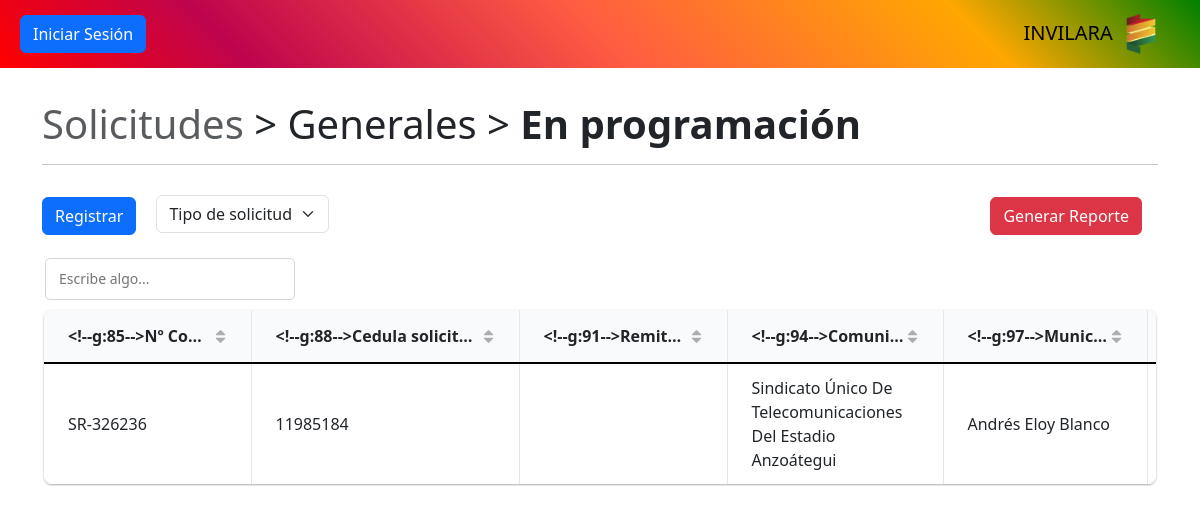
The app's page /controlador/solicitud.php, older data.
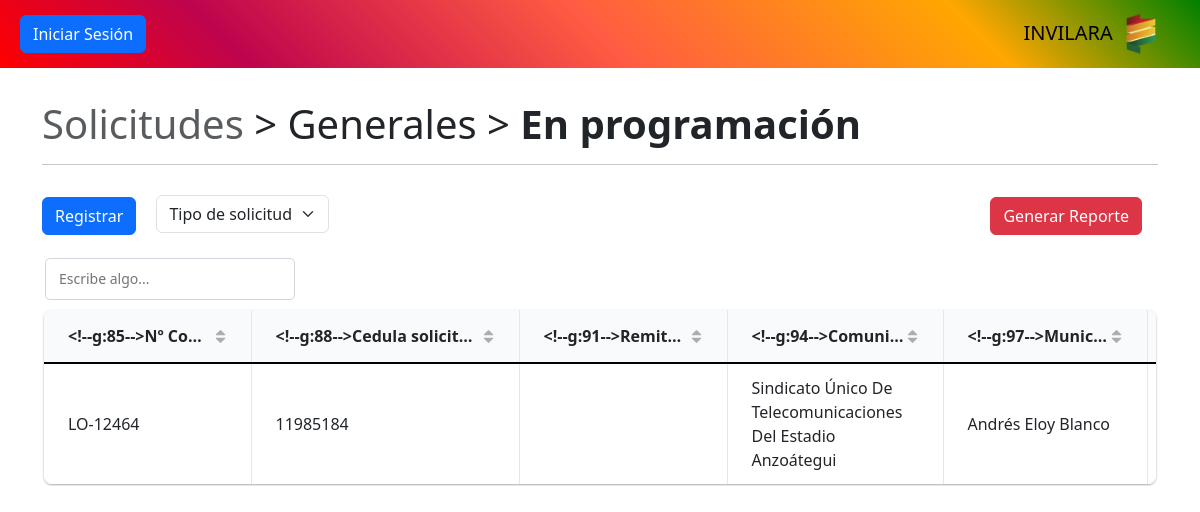
The same page, newer data.
### tables this page shows
CREATE TABLE `solicitud` (
  `id` varchar(30) NOT NULL,
  `id_comunidad` int DEFAULT NULL,
  `id_asignacion` int DEFAULT NULL,
  `id_institucion` int DEFAULT NULL,
  `cedula_solicitante` int DEFAULT NULL,
  `tipo_solicitud` int DEFAULT NULL,
  `fecha` date DEFAULT NULL,
  `problematica` varchar(300) DEFAULT NULL
);

CREATE TABLE `comunidad` (
  `id` int NOT NULL,
  `id_parroquia` int DEFAULT NULL,
  `tipo` varchar(30) DEFAULT NULL,
  `nombre` varchar(200) DEFAULT NULL,
  `direccion` varchar(200) DEFAULT NULL,
  `representante` varchar(100) DEFAULT NULL,
  `rif` varchar(20) DEFAULT NULL,
  `ambito` varchar(100) DEFAULT NULL
);

CREATE TABLE `municipio` (
  `id` int NOT NULL,
  `nombre` varchar(100) DEFAULT NULL
);

### controlador/solicitud.php (called while the page is built, shortened)
<?php
require_once "modelo/solicitud.php";
$tipo_solicitud = isset($_GET["tipo"]) ? $_GET["tipo"] : "1";
switch ($tipo_solicitud) {
    case "1":
        $nombre_solicitud = "Generales";
        break;
}
$tipo_vista = isset($_GET["vista"]) ? $_GET["vista"] : "programado";
switch ($tipo_vista) {
    case "programado":
        $titulo_vista = "En programación";
        break;
}
require_once "modelo/parroquia.php";
$datos = $modelo->consultar();
$estados = $modelo->consultar_estados();
require_once "vista/solicitud.php";
?>

### modelo/base_datos.php (called while the page is built)
<?php
class BaseDatos
{
    private $host = "localhost";
    private $dbname = "invilara";
    private $usuario = "root";
    private $contrasena = "";
    public function conexion()
    {
        $dsn = "mysql" . ":" . "host=" . $this->host . ";" . "dbname=" . $this->dbname . ";";
        $pdo = new PDO($dsn, $this->usuario, $this->contrasena);
        $pdo->setAttribute(PDO::ATTR_ERRMODE, PDO::ERRMODE_EXCEPTION);
        return $pdo;
    }
}
?>

### modelo/solicitud.php (called while the page is built, shortened)
<?php
require_once "modelo/base_datos.php";
class Solicitud extends BaseDatos
{
    private $tabla = "solicitud";
    private $estado;
    private $tipo_solicitud;
    public function set_estado($valor)
    {
        $this->estado = $valor;
    }
    public function set_tipo_solicitud($valor)
    {
        $this->tipo_solicitud = $valor;
    }
    public function consultar_estados()
    {
        $stmt = $this->conexion()->query(
            "SELECT
                *
            FROM
                tipo_estado"
        );
        $datos = $stmt->fetchAll(PDO::FETCH_ASSOC);
        return $datos;
    }
    public function consultar()
    {
        $filtro = "";
        switch ($this->estado) {
            case "1":
                $filtro = "AND id_estado='1'";
                break;
        }
        $query = "SELECT
                    {$this->tabla}.*,
                    asignacion.id_gerencia,
                    tipo_estado.id AS id_estado,
                    tipo_estado.nombre AS nombre_estado,
                    institucion_remitente.id AS id_remitente,
                    institucion_remitente.nombre AS nombre_remitente,
                    comunidad.nombre AS nombre_comunidad,
                    municipio.nombre AS nombre_municipio,
                    parroquia.nombre AS nombre_parroquia,
                    institucion.nombre AS nombre_institucion,
                    gerencia.nombre AS nombre_gerencia
                FROM
                    {$this->tabla}
                LEFT JOIN
                    comunidad ON {$this->tabla}.id_comunidad = comunidad.id
                LEFT JOIN
                    parroquia ON comunidad.id_parroquia = parroquia.id
                LEFT JOIN
                    municipio ON parroquia.id_municipio = municipio.id
                LEFT JOIN
                    asignacion ON {$this->tabla}.id_asignacion = asignacion.id
                LEFT JOIN
                    tipo_estado ON asignacion.id_estado = tipo_estado.id
                LEFT JOIN
                    institucion ON {$this->tabla}.id_institucion = institucion.id
                LEFT JOIN
                    institucion AS institucion_remitente ON asignacion.id_institucion_remitente = institucion.id
                LEFT JOIN
                    gerencia ON asignacion.id_gerencia = gerencia.id
                WHERE
                    tipo_solicitud='{$this->tipo_solicitud}'";
        $query = $query . " $filtro" . " ORDER BY id_estado DESC";
        $stmt = $this->conexion()->query($query);
        $datos = $stmt->fetchAll(PDO::FETCH_ASSOC);
        return $datos;
    }
}
?>

### vista/solicitud.php (the view, shortened to what the changed rows need)
<?php require_once "vista/componentes/encabezado.php"; ?>
<main class="container" id="crud">
	<h1>
		<span class="text-muted">Solicitudes</span>
		>
		<span><?php echo $nombre_solicitud; ?></span>
		>
		<span class="fw-bold"><?php echo $titulo_vista; ?></span>
	</h1>
	<hr>
	<div class="d-flex justify-content-between">
		<div>
		</div>
		<?php if ($tipo_vista == "reporte"): ?>
			<div class="dropdown">
				<button class="btn btn-danger dropdown-toggle" type="button" data-bs-toggle="dropdown">
					Generar Reporte
				</button>
				<form method="post">
					<ul class="dropdown-menu" id="reportes">
						<li><button class="dropdown-item" name="tipo_reporte" value="solicitud">Solicitud Actual</button>
						</li>
						<li><button class="dropdown-item" name="tipo_reporte" value="municipio">Municipios</button></li>
						<li><button class="dropdown-item" name="tipo_reporte" value="parroquia">Parroquias</button></li>
						<li><button class="dropdown-item" name="tipo_reporte" value="solicitante">Solicitantes</button></li>
						<li><button class="dropdown-item" name="tipo_reporte" value="comunidad">Comunidades</button></li>
						<li><button class="dropdown-item" name="tipo_reporte" value="institucion">Instituciones</button>
						</li>
						<li><button class="dropdown-item" name="tipo_reporte" value="gerencia">Gerencias</button></li>
						<li><button class="dropdown-item" name="tipo_reporte" value="gerente">Gerentes</button></li>
						<li><button class="dropdown-item" name="tipo_reporte" value="director">Directores</button></li>
					</ul>
				</form>
			</div>
		<?php else: ?>
			<form method="POST">
			</form>
		<?php endif ?>
	</div>
	<?php require_once "vista/componentes/tabla_solicitud.php"; ?>
</main>

### vista/componentes/tabla_solicitud.php (shortened to what the changed rows need)
<div class="table-responsive" id="tabla-contenedor">
    <table class="table table-hover" id="tabla-principal">
        <tbody class="table-group-divider">
            <?php foreach ($datos as $d): ?>
                <tr>
                    <td><?php echo $d["id"]; ?></td>
                    <?php if ($tipo_solicitud == "1" || $tipo_solicitud == "2"): ?>
                        <td><?php echo $d["cedula_solicitante"]; ?></td>
                    <?php elseif ($tipo_solicitud == "3"): ?>
                        <td><?php echo $d["nombre_institucion"]; ?></td>
                    <?php endif ?>
                    <td><?php echo $d["nombre_comunidad"]; ?></td>
                    <td><?php echo $d["nombre_municipio"]; ?></td>
                </tr>
            <?php endforeach ?>
        </tbody>
    </table>
</div>

Row changes from the older to the newer data that the page shows:
removed solicitud: id "SR-326236", cedula_solicitante "11985184", id_comunidad.nombre "Sindicato Único De Telecomunicaciones Del Estadio Anzoátegui", municipio.nombre "Andrés Eloy Blanco"
added solicitud: id "LO-12464", cedula_solicitante "11985184", id_comunidad.nombre "Sindicato Único De Telecomunicaciones Del Estadio Anzoátegui", municipio.nombre "Andrés Eloy Blanco"
